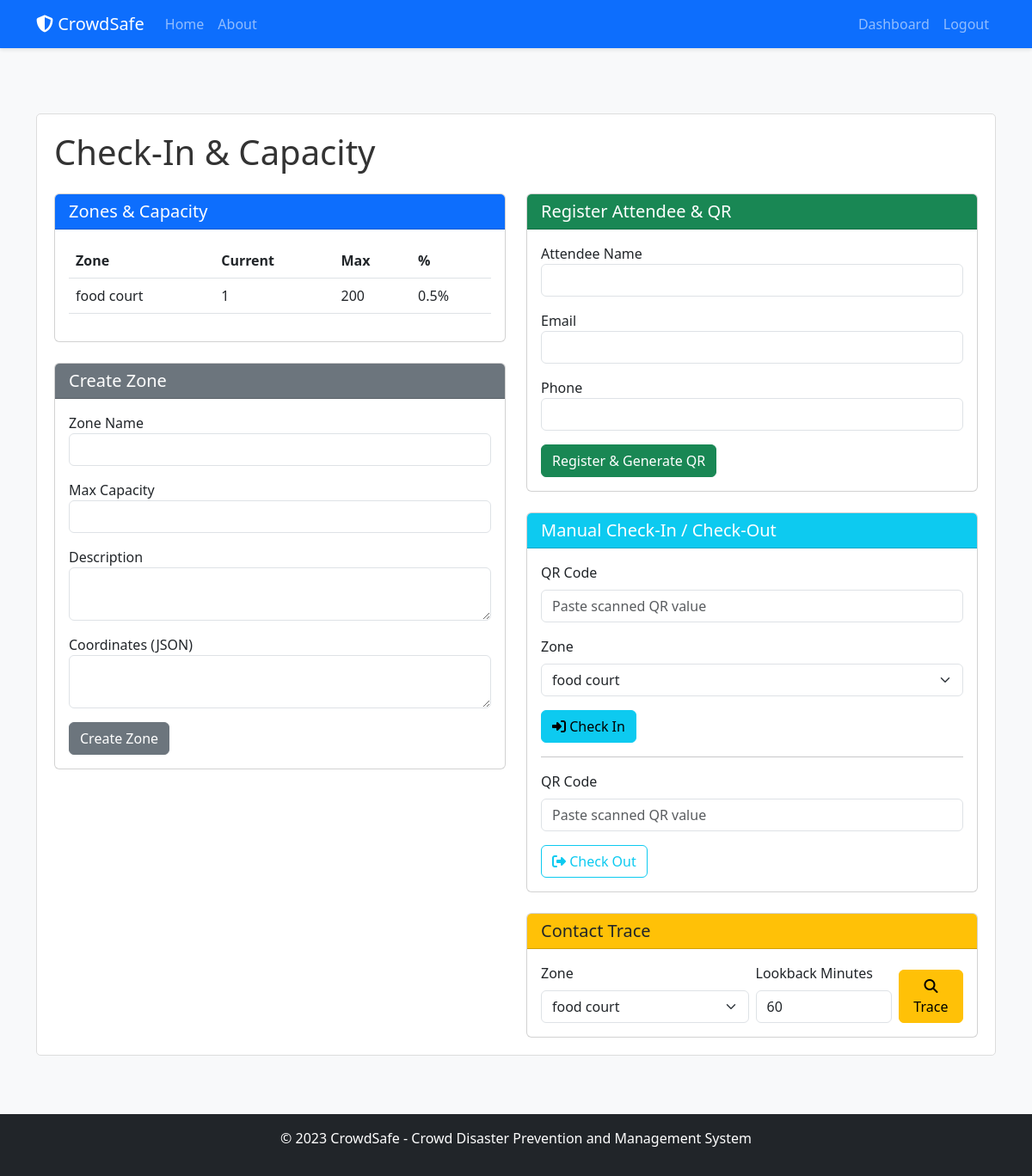
Before: /event/3/checkin (signed in) with the older database file.
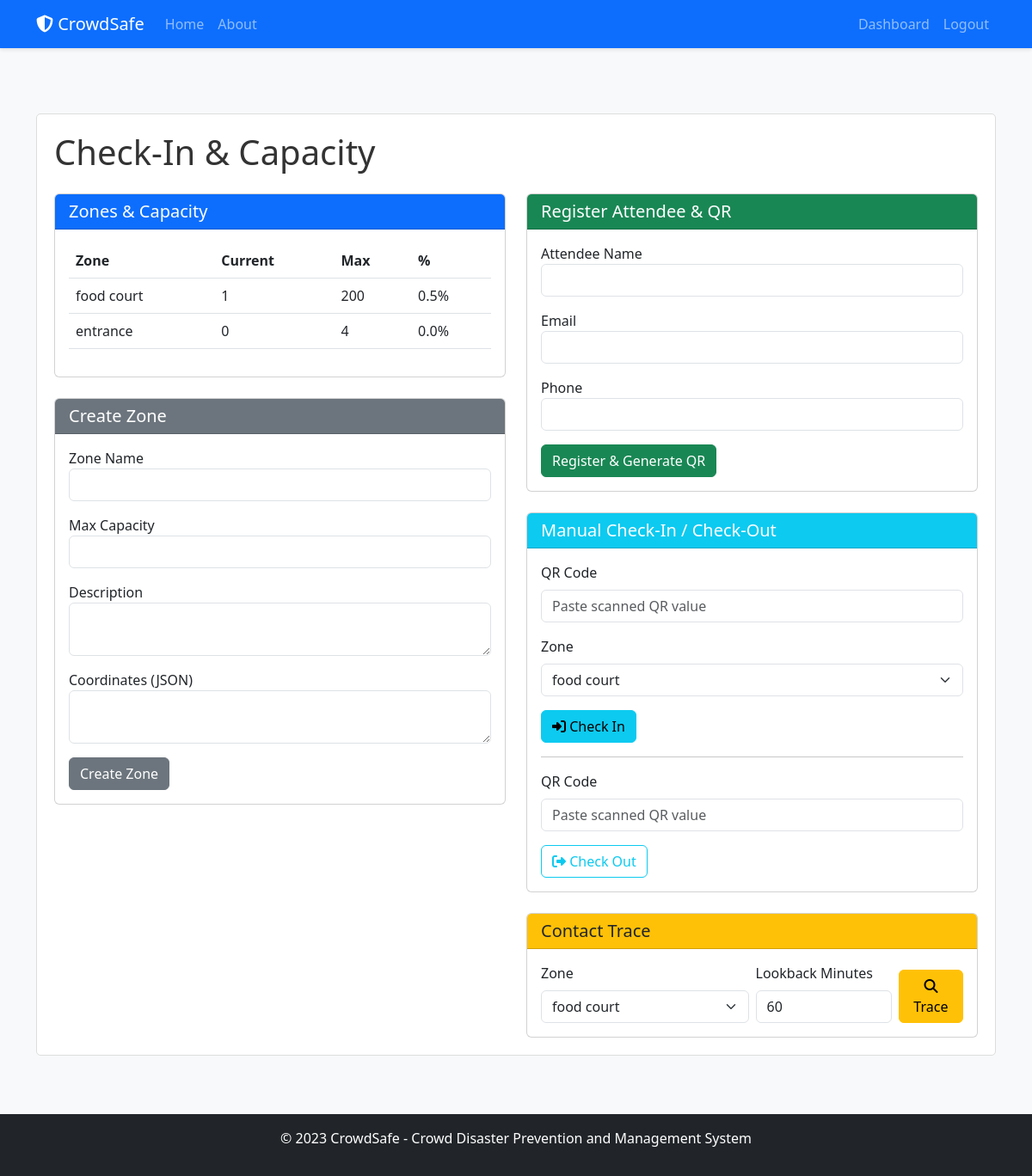
After: the same page with the newer database file.
### models.py (models this page shows, shortened)
class Zone(db.Model):
    id = db.Column(db.Integer, primary_key=True)
    name = db.Column(db.String(100), nullable=False)
    description = db.Column(db.Text, nullable=True)
    max_capacity = db.Column(db.Integer, nullable=False)
    current_capacity = db.Column(db.Integer, default=0)
    coordinates = db.Column(db.Text, nullable=True)  # JSON string of polygon coordinates
    event_id = db.Column(db.Integer, db.ForeignKey('event.id'), nullable=False)
    check_ins = db.relationship('CheckIn', backref='zone', lazy=True)
    @property
    def capacity_percentage(self):
        if self.max_capacity == 0:
            return 0
        return (self.current_capacity / self.max_capacity) * 100

### routes.py (the view, shortened to what this page needs)
@app.route('/event/<int:event_id>/checkin', methods=['GET', 'POST'])
@login_required
def checkin_dashboard(event_id):
    event = Event.query.get_or_404(event_id)
    if event.organizer != current_user:
        abort(403)
    zone_form = ZoneForm()
    attendee_form = AttendeeForm()
    checkin_form = CheckInForm()
    zones = Zone.query.filter_by(event_id=event.id).all()
    attendees = Attendee.query.filter_by(event_id=event.id).order_by(Attendee.registration_time.desc()).limit(20).all()
    qr_image = None
    return render_template('checkin_dashboard.html', title='Check-In & Capacity', event=event, zones=zones, attendees=attendees, zone_form=zone_form, attendee_form=attendee_form, checkin_form=checkin_form, qr_image=qr_image)

### forms.py
class ZoneForm(FlaskForm):
    name = StringField('Zone Name', validators=[DataRequired(), Length(min=2, max=100)])
    description = TextAreaField('Description', validators=[Optional()])
    max_capacity = IntegerField('Max Capacity', validators=[DataRequired(), NumberRange(min=1)])
    coordinates = TextAreaField('Coordinates (JSON)', validators=[Optional()])
    submit = SubmitField('Create Zone')

class AttendeeForm(FlaskForm):
    name = StringField('Attendee Name', validators=[DataRequired(), Length(min=2, max=100)])
    email = StringField('Email', validators=[Optional(), Email()])
    phone = StringField('Phone', validators=[Optional(), Length(min=5, max=20)])
    submit = SubmitField('Register & Generate QR')

### models.py (called while the page is built)
@login_manager.user_loader
def load_user(user_id):
    return User.query.get(int(user_id))

### templates/checkin_dashboard.html (shortened to what this page needs)
{% extends "layout.html" %}
{% block content %}
<div class="content-section">
  <h1 class="mb-4">Check-In & Capacity</h1>
  <div class="row">
    <div class="col-md-6">
      <div class="card mb-4">
        <div class="card-header bg-primary text-white">
          <h5 class="mb-0">Zones & Capacity</h5>
        </div>
        <div class="card-body">
          {% if zones %}
          <table class="table" id="capacity-table">
            <thead>
              <tr>
                <th>Zone</th>
                <th>Current</th>
                <th>Max</th>
                <th>%</th>
              </tr>
            </thead>
            <tbody>
            {% for z in zones %}
              <tr data-zone-id="{{ z.id }}">
                <td>{{ z.name }}</td>
                <td class="current-capacity">{{ z.current_capacity }}</td>
                <td>{{ z.max_capacity }}</td>
                <td class="capacity-percentage">{{ '%.1f' % z.capacity_percentage }}%</td>
              </tr>
            {% endfor %}
            </tbody>
          </table>
          {% else %}
            <p class="text-muted">No zones yet. Create one below.</p>
          {% endif %}
        </div>
      </div>
      <div class="card mb-4">
        <div class="card-header bg-secondary text-white">
          <h5 class="mb-0">Create Zone</h5>
        </div>
        <div class="card-body">
          <form action="{{ url_for('create_zone', event_id=event.id) }}" method="post">
            <div class="mb-3">{{ zone_form.name.label }} {{ zone_form.name(class='form-control') }}</div>
            <div class="mb-3">{{ zone_form.max_capacity.label }} {{ zone_form.max_capacity(class='form-control') }}</div>
            <div class="mb-3">{{ zone_form.description.label }} {{ zone_form.description(class='form-control') }}</div>
            <div class="mb-3">{{ zone_form.coordinates.label }} {{ zone_form.coordinates(class='form-control') }}</div>
            {{ zone_form.submit(class='btn btn-secondary') }}
          </form>
        </div>
      </div>
    </div>
    <div class="col-md-6">
      <div class="card mb-4">
        <div class="card-header bg-success text-white">
          <h5 class="mb-0">Register Attendee & QR</h5>
        </div>
        <div class="card-body">
          <form action="{{ url_for('checkin_dashboard', event_id=event.id) }}" method="post">
            <div class="mb-3">{{ attendee_form.name.label }} {{ attendee_form.name(class='form-control') }}</div>
            <div class="mb-3">{{ attendee_form.email.label }} {{ attendee_form.email(class='form-control') }}</div>
            <div class="mb-3">{{ attendee_form.phone.label }} {{ attendee_form.phone(class='form-control') }}</div>
            {{ attendee_form.submit(class='btn btn-success') }}
          </form>
        </div>
      </div>
      <div class="card mb-4">
        <div class="card-header bg-info text-white">
          <h5 class="mb-0">Manual Check-In / Check-Out</h5>
        </div>
        <div class="card-body">
          <form id="checkin-form">
            <div class="mb-3">
              <label for="qr_code" class="form-label">QR Code</label>
              <input type="text" id="qr_code" class="form-control" placeholder="Paste scanned QR value" required />
            </div>
            <div class="mb-3">
              <label for="zone_id" class="form-label">Zone</label>
              <select id="zone_id" class="form-select" required>
                {% for z in zones %}
                  <option value="{{ z.id }}">{{ z.name }}</option>
                {% endfor %}
              </select>
            </div>
            <button class="btn btn-info" type="submit"><i class="fas fa-sign-in-alt"></i> Check In</button>
          </form>
          <hr/>
          <form id="checkout-form">
            <div class="mb-3">
              <label for="qr_code_out" class="form-label">QR Code</label>
              <input type="text" id="qr_code_out" class="form-control" placeholder="Paste scanned QR value" required />
            </div>
            <button class="btn btn-outline-info" type="submit"><i class="fas fa-sign-out-alt"></i> Check Out</button>
          </form>
        </div>
      </div>
      <div class="card">
        <div class="card-header bg-warning text-dark">
          <h5 class="mb-0">Contact Trace</h5>
        </div>
        <div class="card-body">
          <form id="contact-trace-form" class="row g-2 align-items-end">
            <div class="col-md-6">
              <label for="ct_zone_id" class="form-label">Zone</label>
              <select id="ct_zone_id" class="form-select" required>
                {% for z in zones %}
                  <option value="{{ z.id }}">{{ z.name }}</option>
                {% endfor %}
              </select>
            </div>
            <div class="col-md-4">
              <label for="ct_minutes" class="form-label">Lookback Minutes</label>
              <input type="number" id="ct_minutes" class="form-control" value="60" min="5" max="720" required />
            </div>
            <div class="col-md-2">
              <button type="submit" class="btn btn-warning w-100"><i class="fas fa-search"></i> Trace</button>
            </div>
          </form>
        </div>
      </div>
    </div>
  </div>
</div>
{% endblock content %}

### templates/layout.html (shortened to what this page needs)
<!DOCTYPE html>
<html lang="en">
<head>
    <link rel="stylesheet" href="https://cdn.jsdelivr.net/npm/bootstrap@5.3.0/dist/css/bootstrap.min.css">
    <link rel="stylesheet" href="https://cdnjs.cloudflare.com/ajax/libs/font-awesome/6.4.0/css/all.min.css">
    <link rel="stylesheet" href="{{ url_for('static', filename='css/main.css') }}">
</head>
<body>
    <header class="site-header">
        <nav class="navbar navbar-expand-md navbar-dark bg-primary fixed-top">
            <div class="container">
                <a class="navbar-brand mr-4" href="{{ url_for('home') }}">
                    <i class="fas fa-shield-alt"></i> CrowdSafe
                </a>
                <div class="collapse navbar-collapse" id="navbarToggle">
                    <div class="navbar-nav me-auto">
                        <a class="nav-item nav-link" href="{{ url_for('home') }}">Home</a>
                        <a class="nav-item nav-link" href="{{ url_for('about') }}">About</a>
                    </div>
                    <div class="navbar-nav">
                        {% if current_user.is_authenticated %}
                            <a class="nav-item nav-link" href="{{ url_for('dashboard') }}">Dashboard</a>
                            <a class="nav-item nav-link" href="{{ url_for('logout') }}">Logout</a>
                        {% else %}
                            <a class="nav-item nav-link" href="{{ url_for('login') }}">Login</a>
                            <a class="nav-item nav-link" href="{{ url_for('register') }}">Register</a>
                        {% endif %}
                    </div>
                </div>
            </div>
        </nav>
    </header>
    <main role="main" class="container mt-5 pt-4">
        <div class="row">
            <div class="col-md-12">
                {% block content %}{% endblock %}
            </div>
        </div>
    </main>
    <footer class="bg-dark text-white mt-5 py-3">
        <div class="container text-center">
            <p>&copy; 2023 CrowdSafe - Crowd Disaster Prevention and Management System</p>
        </div>
    </footer>
</body>
</html>

### static/css/main.css (style rules this page uses)
body { background-color: #f8f9fa; color: #333; padding-top: 60px; }
.content-section { background: #ffffff; padding: 20px; border: 1px solid #dddddd; border-radius: 5px; margin-bottom: 20px; }
.site-header .navbar { box-shadow: 0 2px 4px rgba(0, 0, 0, 0.1); }

Changed rows visible on the page:
added Zone: name "entrance", current_capacity "0", max_capacity "4", capacity_percentage "0.0"
